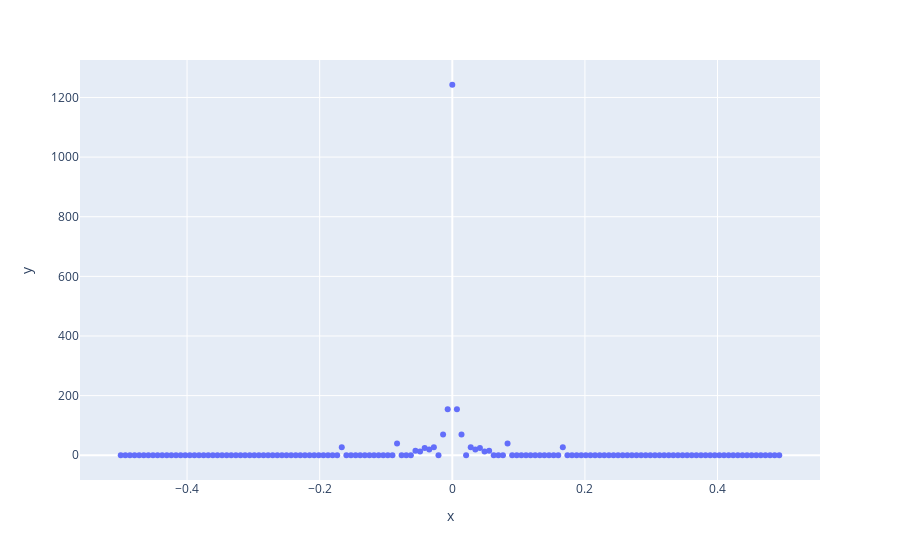

This figure's notebook cell:
### Code cell
# Frequency Plot
#f = fftfreq(N, 1/SAMPLE_RATE)
fig = px.scatter(x=f, y=np.abs(yf))
fig.show()

### Figure 1 — Plotly figure (JSON) as saved in the notebook; plotly's stock layout.template omitted (floating-point values rounded to 4 significant figures; data arrays with more than 128 entries replaced by an {"elided": "..."} marker saying what was removed)
{"data": [{"hovertemplate": "x=%{x}<br>y=%{y}<extra></extra>", "legendgroup": "", "marker": {"color": "#636efa", "symbol": "circle"}, "mode": "markers", "name": "", "orientation": "v", "showlegend": false, "x": {"elided": "144 float values"}, "xaxis": "x", "y": {"elided": "144 float values"}, "yaxis": "y", "type": "scatter"}], "layout": {"xaxis": {"anchor": "y", "domain": [0.0, 1.0], "title": {"text": "x"}}, "yaxis": {"anchor": "x", "domain": [0.0, 1.0], "title": {"text": "y"}}, "legend": {"tracegroupgap": 0}, "margin": {"t": 60}}}
